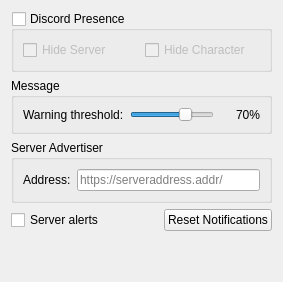
       <widget class="QWidget" name="tab_13">
        <attribute name="title">
         <string>Misc</string>
        </attribute>
        <layout class="QVBoxLayout" name="verticalLayout_15">
         <item>
          <widget class="QGroupBox" name="discord_presence">
           <property name="sizePolicy">
            <sizepolicy hsizetype="Preferred" vsizetype="Preferred">
             <horstretch>0</horstretch>
             <verstretch>0</verstretch>
            </sizepolicy>
           </property>
           <property name="toolTip">
            <string>&lt;html&gt;&lt;head/&gt;&lt;body&gt;&lt;p&gt;Enable Discord presence.&lt;/p&gt;&lt;p&gt;&lt;span style=&quot; color:#0000ff;&quot;&gt;[NOTE] &lt;/span&gt;Changes may take up to 15 seconds to be reflected in your Discord profile.&lt;/p&gt;&lt;/body&gt;&lt;/html&gt;</string>
           </property>
           <property name="title">
            <string>Discord Presence</string>
           </property>
           <property name="checkable">
            <bool>true</bool>
           </property>
           <property name="checked">
            <bool>false</bool>
           </property>
           <layout class="QHBoxLayout" name="horizontalLayout">
            <item>
             <widget class="QCheckBox" name="discord_hide_server">
              <property name="text">
               <string>Hide Server</string>
              </property>
             </widget>
            </item>
            <item>
             <widget class="QCheckBox" name="discord_hide_character">
              <property name="text">
               <string>Hide Character</string>
              </property>
             </widget>
            </item>
           </layout>
          </widget>
         </item>
         <item>
          <widget class="QGroupBox" name="groupBox_9">
           <property name="title">
            <string>Message</string>
           </property>
           <layout class="QFormLayout" name="formLayout_10">
            <item row="0" column="0">
             <widget class="QLabel" name="showname_label_2">
              <property name="text">
               <string>Warning threshold:</string>
              </property>
             </widget>
            </item>
            <item row="0" column="1">
             <layout class="QHBoxLayout" name="horizontalLayout_10">
              <item>
               <widget class="QSlider" name="length_threshold">
                <property name="toolTip">
                 <string>&lt;html&gt;&lt;head/&gt;&lt;body&gt;&lt;p&gt;When the currently inputted in-game message length reaches at or above the defined threshold a counter will be shown indicating the number of available characters left.&lt;/p&gt;&lt;/body&gt;&lt;/html&gt;</string>
                </property>
                <property name="maximum">
                 <number>100</number>
                </property>
                <property name="value">
                 <number>70</number>
                </property>
                <property name="orientation">
                 <enum>Qt::Orientation::Horizontal</enum>
                </property>
               </widget>
              </item>
              <item>
               <widget class="QLabel" name="length_threshold_label">
                <property name="minimumSize">
                 <size>
                  <width>40</width>
                  <height>0</height>
                 </size>
                </property>
                <property name="text">
                 <string>70%</string>
                </property>
                <property name="alignment">
                 <set>Qt::AlignmentFlag::AlignRight|Qt::AlignmentFlag::AlignTrailing|Qt::AlignmentFlag::AlignVCenter</set>
                </property>
               </widget>
              </item>
             </layout>
            </item>
           </layout>
          </widget>
         </item>
         <item>
          <widget class="QGroupBox" name="groupBox_7">
           <property name="title">
            <string>Server Advertiser</string>
           </property>
           <layout class="QFormLayout" name="formLayout_6">
            <item row="0" column="0">
             <widget class="QLabel" name="advertiser_label">
              <property name="text">
               <string>Address:</string>
              </property>
             </widget>
            </item>
            <item row="0" column="1">
             <widget class="QLineEdit" name="advertiser">
              <property name="placeholderText">
               <string>https://serveraddress.addr/</string>
              </property>
             </widget>
            </item>
           </layout>
          </widget>
         </item>
         <item>
          <layout class="QHBoxLayout" name="horizontalLayout_3">
           <item>
            <widget class="QCheckBox" name="server_alerts">
             <property name="sizePolicy">
              <sizepolicy hsizetype="Minimum" vsizetype="Maximum">
               <horstretch>0</horstretch>
               <verstretch>0</verstretch>
              </sizepolicy>
             </property>
             <property name="text">
              <string>Server alerts</string>
             </property>
            </widget>
           </item>
           <item>
            <spacer name="horizontalSpacer_4">
             <property name="orientation">
              <enum>Qt::Orientation::Horizontal</enum>
             </property>
             <property name="sizeHint" stdset="0">
              <size>
               <width>40</width>
               <height>20</height>
              </size>
             </property>
            </spacer>
           </item>
           <item>
            <widget class="QPushButton" name="clear_notifications">
             <property name="text">
              <string>Reset Notifications</string>
             </property>
            </widget>
           </item>
          </layout>
         </item>
         <item>
          <spacer name="verticalSpacer_8">
           <property name="orientation">
            <enum>Qt::Orientation::Vertical</enum>
           </property>
           <property name="sizeHint" stdset="0">
            <size>
             <width>20</width>
             <height>40</height>
            </size>
           </property>
          </spacer>
         </item>
        </layout>
       </widget>
